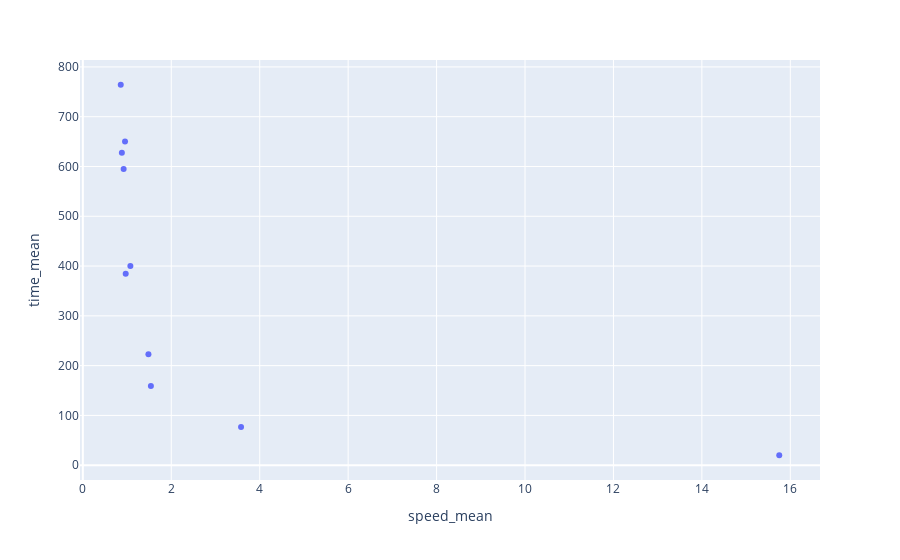

The code cell stored with this chart in its notebook:
### Markdown cell above
Let's take a look at the 10 quickest flight paths and slowest flight paths

### Code cell
fig = px.scatter(
      df_avg[:10],
      x = "speed_mean",
      y = "time_mean",
      hover_data = ["AirportFrom", "AirportTo", "length_mean"]
  )

fig.show()
fig.write_html("Time_v_speed_high_time.html")

### Figure 1 — Plotly figure (JSON) as saved in the notebook; plotly's stock layout.template omitted (floating-point values rounded to 4 significant figures)
{"data": [{"customdata": [["ANC", "LAX", 315], ["ANC", "SLC", 273.7], ["BQN", "EWR", 245.1], ["ANC", "PHX", 330.6], ["GUM", "HNL", 430], ["MCO", "SFO", 372.6], ["ATL", "HNL", 620], ["ORD", "OGG", 549], ["ORD", "HNL", 553.9], ["EWR", "HNL", 655]], "hovertemplate": "speed_mean=%{x}<br>time_mean=%{y}<br>AirportFrom=%{customdata[0]}<br>AirportTo=%{customdata[1]}<br>length_mean=%{customdata[2]}<extra></extra>", "legendgroup": "", "marker": {"color": "#636efa", "symbol": "circle"}, "mode": "markers", "name": "", "orientation": "v", "showlegend": false, "type": "scatter", "x": [15.75, 3.578, 1.539, 1.483, 1.075, 0.9694, 0.9538, 0.9227, 0.8824, 0.8571], "xaxis": "x", "y": [20, 76.5, 159.3, 222.9, 400, 384.4, 650, 595, 627.8, 764.2], "yaxis": "y"}], "layout": {"legend": {"tracegroupgap": 0}, "margin": {"t": 60}, "xaxis": {"anchor": "y", "domain": [0, 1], "title": {"text": "speed_mean"}}, "yaxis": {"anchor": "x", "domain": [0, 1], "title": {"text": "time_mean"}}}}
